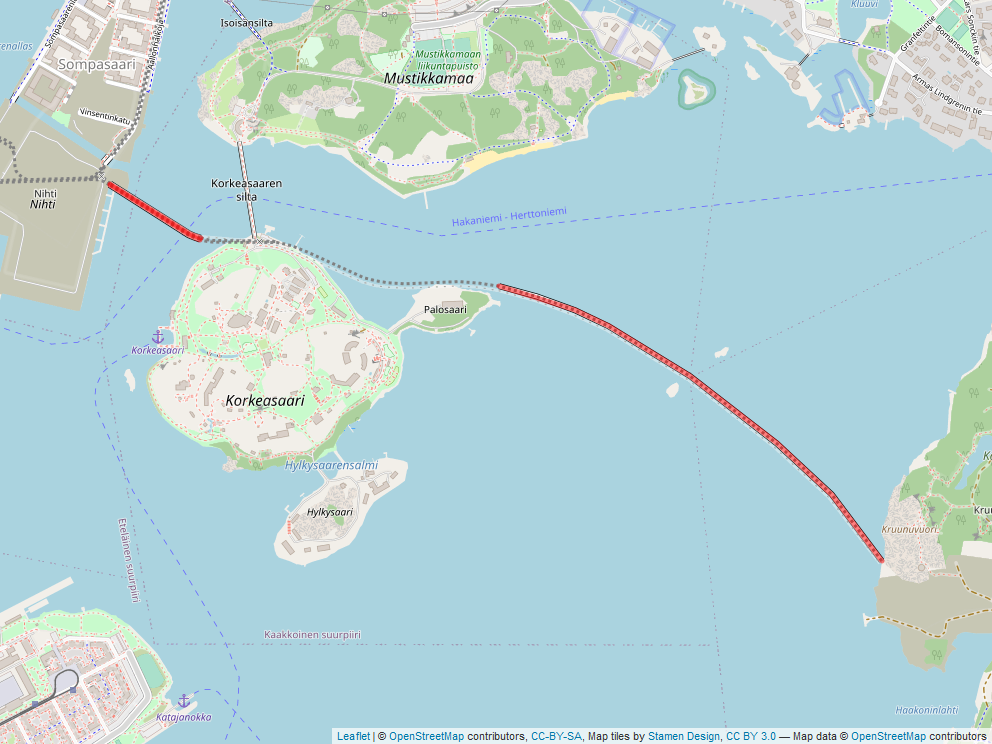

Recreate this plot in R.
library(tidyverse)
library(osmdata)
library(leaflet)

# Tram bridge(s) under construction

bridges <- getbb("Helsinki Finland") %>%
  opq() %>%
  add_osm_feature(key = "bridge", value = "yes") %>%
  add_osm_feature(key = "construction", value = "tram") %>%
  osmdata_sf()

m <- leaflet() %>% 
  addTiles() %>%
  addProviderTiles(providers$Stamen.TonerLines,
                   options = providerTileOptions(opacity = 0.15)) %>%
  addPolylines(data = bridges$osm_lines,
               color = "red")

mapview::mapshot(m, file = "trambridge.png")
